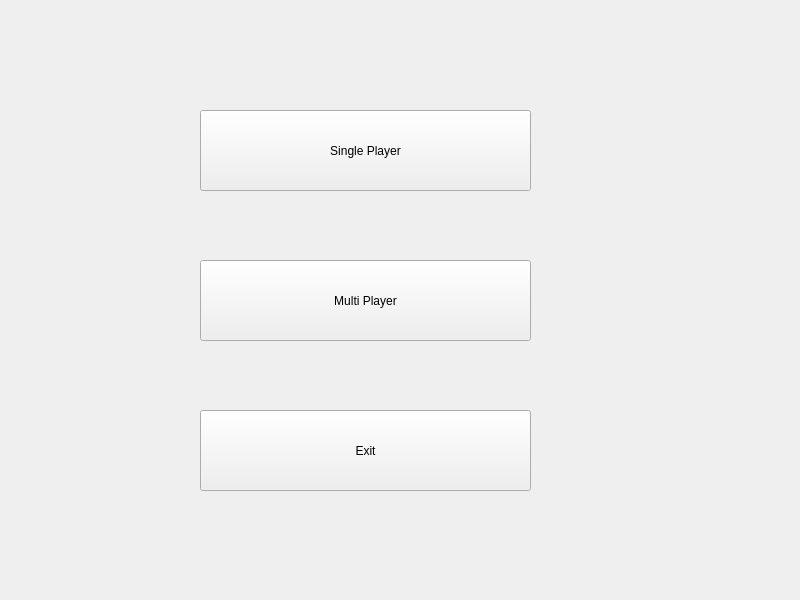
<?xml version="1.0" encoding="UTF-8"?>
<ui version="4.0">
 <class>Form</class>
 <widget class="QWidget" name="Form">
  <property name="geometry">
   <rect>
    <x>0</x>
    <y>0</y>
    <width>800</width>
    <height>600</height>
   </rect>
  </property>
  <property name="windowTitle">
   <string>Form</string>
  </property>
  <widget class="QPushButton" name="SinglePlayerBtn">
   <property name="geometry">
    <rect>
     <x>200</x>
     <y>110</y>
     <width>331</width>
     <height>81</height>
    </rect>
   </property>
   <property name="text">
    <string>Single Player</string>
   </property>
  </widget>
  <widget class="QPushButton" name="MultiPlayerBtn">
   <property name="geometry">
    <rect>
     <x>200</x>
     <y>260</y>
     <width>331</width>
     <height>81</height>
    </rect>
   </property>
   <property name="text">
    <string>Multi Player</string>
   </property>
   <property name="checkable">
    <bool>false</bool>
   </property>
   <property name="autoDefault">
    <bool>false</bool>
   </property>
   <property name="default">
    <bool>false</bool>
   </property>
   <property name="flat">
    <bool>false</bool>
   </property>
  </widget>
  <widget class="QPushButton" name="pushButton">
   <property name="geometry">
    <rect>
     <x>200</x>
     <y>410</y>
     <width>331</width>
     <height>81</height>
    </rect>
   </property>
   <property name="text">
    <string>Exit</string>
   </property>
  </widget>
 </widget>
 <resources/>
 <connections/>
</ui>
